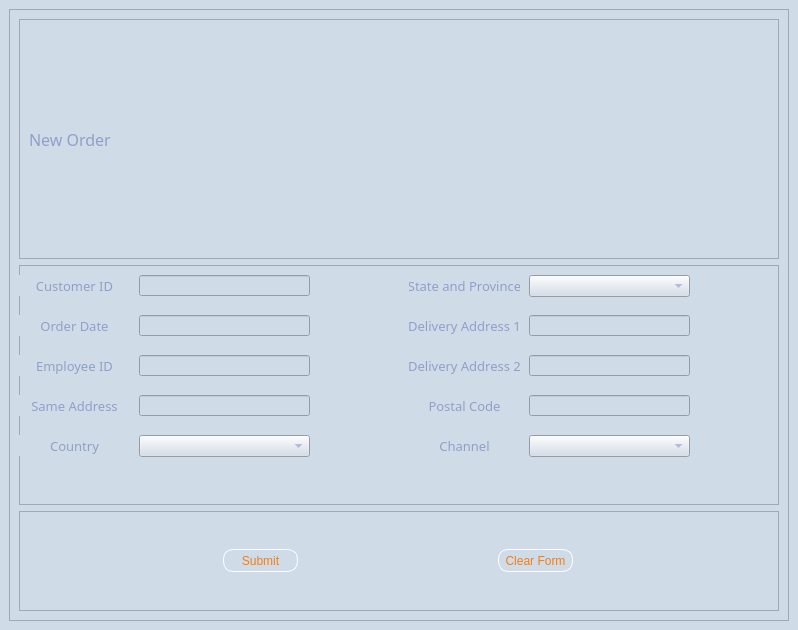
<?xml version="1.0" encoding="UTF-8"?>
<ui version="4.0">
 <class>NewOrder</class>
 <widget class="QMainWindow" name="NewOrder">
  <property name="geometry">
   <rect>
    <x>0</x>
    <y>0</y>
    <width>798</width>
    <height>630</height>
   </rect>
  </property>
  <property name="windowTitle">
   <string>New Order Form</string>
  </property>
  <property name="autoFillBackground">
   <bool>false</bool>
  </property>
  <property name="styleSheet">
   <string notr="true">background-color: #d0dbe8;</string>
  </property>
  <widget class="QWidget" name="centralwidget">
   <property name="layoutDirection">
    <enum>Qt::LeftToRight</enum>
   </property>
   <layout class="QVBoxLayout" name="verticalLayout">
    <item>
     <widget class="QScrollArea" name="scrollArea">
      <property name="styleSheet">
       <string notr="true">QPushButton{border:1px solid white; border-radius:10px;}</string>
      </property>
      <property name="widgetResizable">
       <bool>true</bool>
      </property>
      <widget class="QWidget" name="scrollAreaWidgetContents_2">
       <property name="geometry">
        <rect>
         <x>0</x>
         <y>0</y>
         <width>778</width>
         <height>610</height>
        </rect>
       </property>
       <layout class="QVBoxLayout" name="verticalLayout_2">
        <item>
         <widget class="QFrame" name="frame">
          <property name="frameShape">
           <enum>QFrame::StyledPanel</enum>
          </property>
          <property name="frameShadow">
           <enum>QFrame::Raised</enum>
          </property>
          <layout class="QHBoxLayout" name="horizontalLayout_2">
           <item>
            <widget class="QLabel" name="label">
             <property name="font">
              <font>
               <family>HoloLens MDL2 Assets</family>
               <pointsize>12</pointsize>
              </font>
             </property>
             <property name="styleSheet">
              <string notr="true">color: #8fa0c9</string>
             </property>
             <property name="text">
              <string>New Order</string>
             </property>
            </widget>
           </item>
           <item>
            <widget class="QLabel" name="label_2">
             <property name="maximumSize">
              <size>
               <width>300</width>
               <height>100</height>
              </size>
             </property>
             <property name="text">
              <string/>
             </property>
             <property name="pixmap">
              <pixmap>../../../../../../Desktop/Hallywell_Linen_Company.png</pixmap>
             </property>
             <property name="scaledContents">
              <bool>true</bool>
             </property>
            </widget>
           </item>
          </layout>
         </widget>
        </item>
        <item>
         <widget class="QFrame" name="frame_2">
          <property name="styleSheet">
           <string notr="true">color: #8fa0c9;</string>
          </property>
          <property name="frameShape">
           <enum>QFrame::StyledPanel</enum>
          </property>
          <property name="frameShadow">
           <enum>QFrame::Raised</enum>
          </property>
          <widget class="QLabel" name="label_3">
           <property name="geometry">
            <rect>
             <x>0</x>
             <y>10</y>
             <width>111</width>
             <height>21</height>
            </rect>
           </property>
           <property name="font">
            <font>
             <family>HoloLens MDL2 Assets</family>
             <pointsize>10</pointsize>
            </font>
           </property>
           <property name="styleSheet">
            <string notr="true"/>
           </property>
           <property name="text">
            <string>Customer ID</string>
           </property>
           <property name="alignment">
            <set>Qt::AlignCenter</set>
           </property>
          </widget>
          <widget class="QLineEdit" name="lineEdit">
           <property name="geometry">
            <rect>
             <x>120</x>
             <y>10</y>
             <width>171</width>
             <height>21</height>
            </rect>
           </property>
           <property name="minimumSize">
            <size>
             <width>1</width>
             <height>0</height>
            </size>
           </property>
          </widget>
          <widget class="QLineEdit" name="lineEdit_2">
           <property name="geometry">
            <rect>
             <x>120</x>
             <y>50</y>
             <width>171</width>
             <height>21</height>
            </rect>
           </property>
          </widget>
          <widget class="QLabel" name="label_4">
           <property name="geometry">
            <rect>
             <x>0</x>
             <y>50</y>
             <width>111</width>
             <height>21</height>
            </rect>
           </property>
           <property name="font">
            <font>
             <family>HoloLens MDL2 Assets</family>
             <pointsize>10</pointsize>
            </font>
           </property>
           <property name="text">
            <string>Order Date</string>
           </property>
           <property name="alignment">
            <set>Qt::AlignCenter</set>
           </property>
          </widget>
          <widget class="QLineEdit" name="lineEdit_3">
           <property name="geometry">
            <rect>
             <x>120</x>
             <y>90</y>
             <width>171</width>
             <height>21</height>
            </rect>
           </property>
          </widget>
          <widget class="QLabel" name="label_5">
           <property name="geometry">
            <rect>
             <x>0</x>
             <y>90</y>
             <width>111</width>
             <height>21</height>
            </rect>
           </property>
           <property name="font">
            <font>
             <family>HoloLens MDL2 Assets</family>
             <pointsize>10</pointsize>
            </font>
           </property>
           <property name="text">
            <string>Employee ID</string>
           </property>
           <property name="alignment">
            <set>Qt::AlignCenter</set>
           </property>
          </widget>
          <widget class="QLineEdit" name="lineEdit_4">
           <property name="geometry">
            <rect>
             <x>120</x>
             <y>130</y>
             <width>171</width>
             <height>21</height>
            </rect>
           </property>
           <property name="text">
            <string/>
           </property>
          </widget>
          <widget class="QLabel" name="label_6">
           <property name="geometry">
            <rect>
             <x>0</x>
             <y>130</y>
             <width>111</width>
             <height>21</height>
            </rect>
           </property>
           <property name="font">
            <font>
             <family>HoloLens MDL2 Assets</family>
             <pointsize>10</pointsize>
            </font>
           </property>
           <property name="text">
            <string>Same Address</string>
           </property>
           <property name="alignment">
            <set>Qt::AlignCenter</set>
           </property>
          </widget>
          <widget class="QLabel" name="label_7">
           <property name="geometry">
            <rect>
             <x>0</x>
             <y>170</y>
             <width>111</width>
             <height>21</height>
            </rect>
           </property>
           <property name="font">
            <font>
             <family>HoloLens MDL2 Assets</family>
             <pointsize>10</pointsize>
            </font>
           </property>
           <property name="text">
            <string>Country</string>
           </property>
           <property name="alignment">
            <set>Qt::AlignCenter</set>
           </property>
          </widget>
          <widget class="QLabel" name="label_8">
           <property name="geometry">
            <rect>
             <x>390</x>
             <y>10</y>
             <width>111</width>
             <height>21</height>
            </rect>
           </property>
           <property name="font">
            <font>
             <family>HoloLens MDL2 Assets</family>
             <pointsize>10</pointsize>
            </font>
           </property>
           <property name="text">
            <string>State and Province</string>
           </property>
           <property name="alignment">
            <set>Qt::AlignCenter</set>
           </property>
          </widget>
          <widget class="QLineEdit" name="lineEdit_7">
           <property name="geometry">
            <rect>
             <x>510</x>
             <y>50</y>
             <width>161</width>
             <height>21</height>
            </rect>
           </property>
           <property name="text">
            <string/>
           </property>
          </widget>
          <widget class="QLabel" name="label_9">
           <property name="geometry">
            <rect>
             <x>390</x>
             <y>50</y>
             <width>111</width>
             <height>21</height>
            </rect>
           </property>
           <property name="font">
            <font>
             <family>HoloLens MDL2 Assets</family>
             <pointsize>10</pointsize>
            </font>
           </property>
           <property name="text">
            <string>Delivery Address 1</string>
           </property>
           <property name="alignment">
            <set>Qt::AlignCenter</set>
           </property>
          </widget>
          <widget class="QLineEdit" name="lineEdit_8">
           <property name="geometry">
            <rect>
             <x>510</x>
             <y>90</y>
             <width>161</width>
             <height>21</height>
            </rect>
           </property>
           <property name="text">
            <string/>
           </property>
          </widget>
          <widget class="QLabel" name="label_10">
           <property name="geometry">
            <rect>
             <x>390</x>
             <y>90</y>
             <width>111</width>
             <height>21</height>
            </rect>
           </property>
           <property name="font">
            <font>
             <family>HoloLens MDL2 Assets</family>
             <pointsize>10</pointsize>
            </font>
           </property>
           <property name="text">
            <string>Delivery Address 2</string>
           </property>
           <property name="alignment">
            <set>Qt::AlignCenter</set>
           </property>
          </widget>
          <widget class="QLabel" name="label_11">
           <property name="geometry">
            <rect>
             <x>390</x>
             <y>130</y>
             <width>111</width>
             <height>21</height>
            </rect>
           </property>
           <property name="font">
            <font>
             <family>HoloLens MDL2 Assets</family>
             <pointsize>10</pointsize>
            </font>
           </property>
           <property name="text">
            <string>Postal Code</string>
           </property>
           <property name="alignment">
            <set>Qt::AlignCenter</set>
           </property>
          </widget>
          <widget class="QLineEdit" name="lineEdit_9">
           <property name="geometry">
            <rect>
             <x>510</x>
             <y>130</y>
             <width>161</width>
             <height>21</height>
            </rect>
           </property>
           <property name="text">
            <string/>
           </property>
          </widget>
          <widget class="QLabel" name="label_12">
           <property name="geometry">
            <rect>
             <x>390</x>
             <y>170</y>
             <width>111</width>
             <height>21</height>
            </rect>
           </property>
           <property name="font">
            <font>
             <family>HoloLens MDL2 Assets</family>
             <pointsize>10</pointsize>
            </font>
           </property>
           <property name="text">
            <string>Channel</string>
           </property>
           <property name="alignment">
            <set>Qt::AlignCenter</set>
           </property>
          </widget>
          <widget class="QComboBox" name="comboBox">
           <property name="geometry">
            <rect>
             <x>120</x>
             <y>170</y>
             <width>171</width>
             <height>22</height>
            </rect>
           </property>
          </widget>
          <widget class="QComboBox" name="comboBox_2">
           <property name="geometry">
            <rect>
             <x>510</x>
             <y>10</y>
             <width>161</width>
             <height>22</height>
            </rect>
           </property>
          </widget>
          <widget class="QComboBox" name="comboBox_3">
           <property name="geometry">
            <rect>
             <x>510</x>
             <y>170</y>
             <width>161</width>
             <height>22</height>
            </rect>
           </property>
          </widget>
         </widget>
        </item>
        <item>
         <widget class="QFrame" name="frame_3">
          <property name="maximumSize">
           <size>
            <width>16777215</width>
            <height>100</height>
           </size>
          </property>
          <property name="styleSheet">
           <string notr="true">QPushButton{color:#F27E14;}
QPushButton::hover{border: solid black; background-color:white;}</string>
          </property>
          <property name="frameShape">
           <enum>QFrame::StyledPanel</enum>
          </property>
          <property name="frameShadow">
           <enum>QFrame::Raised</enum>
          </property>
          <layout class="QHBoxLayout" name="horizontalLayout">
           <item>
            <widget class="QPushButton" name="pushButton">
             <property name="maximumSize">
              <size>
               <width>75</width>
               <height>23</height>
              </size>
             </property>
             <property name="text">
              <string>Submit</string>
             </property>
            </widget>
           </item>
           <item>
            <widget class="QPushButton" name="pushButton_2">
             <property name="maximumSize">
              <size>
               <width>75</width>
               <height>23</height>
              </size>
             </property>
             <property name="text">
              <string>Clear Form</string>
             </property>
            </widget>
           </item>
          </layout>
         </widget>
        </item>
       </layout>
      </widget>
     </widget>
    </item>
   </layout>
  </widget>
 </widget>
 <resources/>
 <connections/>
</ui>
